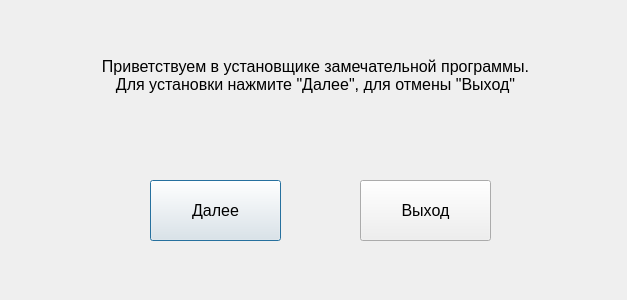
<?xml version="1.0" encoding="UTF-8"?>
<ui version="4.0">
 <class>Installer</class>
 <widget class="QDialog" name="Installer">
  <property name="geometry">
   <rect>
    <x>0</x>
    <y>0</y>
    <width>627</width>
    <height>300</height>
   </rect>
  </property>
  <property name="windowTitle">
   <string>Dialog</string>
  </property>
  <widget class="QPushButton" name="nextBtn">
   <property name="geometry">
    <rect>
     <x>150</x>
     <y>180</y>
     <width>131</width>
     <height>61</height>
    </rect>
   </property>
   <property name="font">
    <font>
     <pointsize>12</pointsize>
    </font>
   </property>
   <property name="text">
    <string>Далее</string>
   </property>
  </widget>
  <widget class="QLabel" name="label">
   <property name="geometry">
    <rect>
     <x>50</x>
     <y>40</y>
     <width>531</width>
     <height>71</height>
    </rect>
   </property>
   <property name="font">
    <font>
     <pointsize>12</pointsize>
    </font>
   </property>
   <property name="text">
    <string>Приветствуем в установщике замечательной программы.
Для установки нажмите &quot;Далее&quot;, для отмены &quot;Выход&quot;</string>
   </property>
   <property name="alignment">
    <set>Qt::AlignCenter</set>
   </property>
  </widget>
  <widget class="QPushButton" name="cancelBtn">
   <property name="geometry">
    <rect>
     <x>360</x>
     <y>180</y>
     <width>131</width>
     <height>61</height>
    </rect>
   </property>
   <property name="font">
    <font>
     <pointsize>12</pointsize>
    </font>
   </property>
   <property name="text">
    <string>Выход</string>
   </property>
  </widget>
 </widget>
 <resources/>
 <connections/>
</ui>
